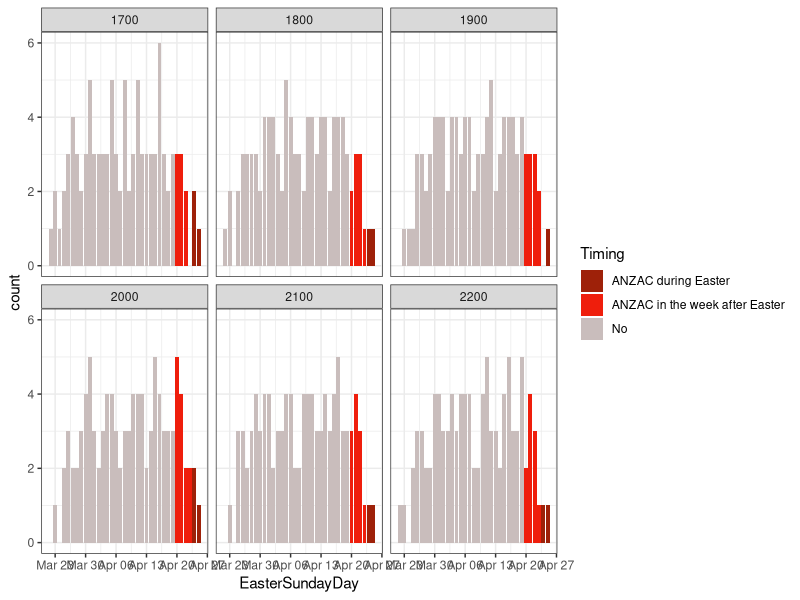
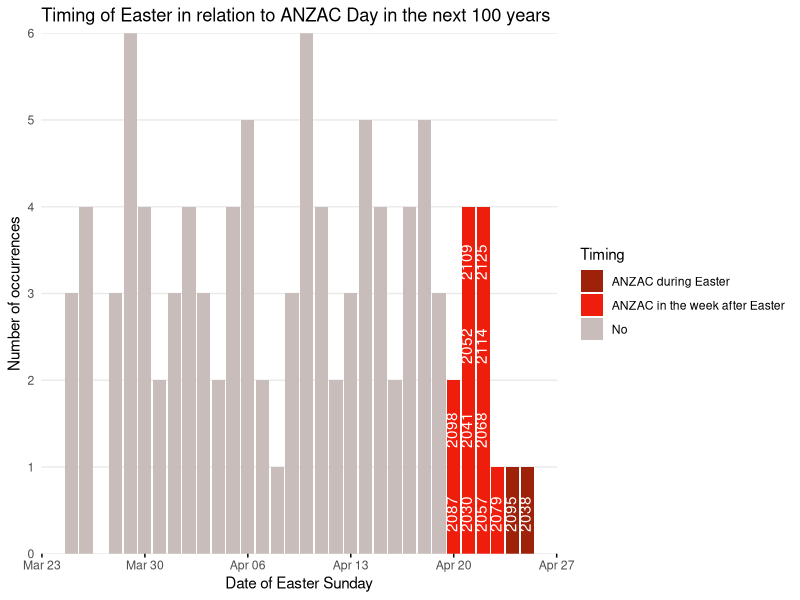

Reproduce these figures in R, in order.
## File for working out when ANZAC Day would be in the week after Easter.
## Emily Harvey 29/3/2019
## Could do with tidying up, but seems to work...


# Set up and  Calculations ------------------------------------------------------------

library(tidyverse)
library(lubridate)


#load data
easter_data <- read_csv('Easterdates.csv')


# transform date into the right form
EasterSunday <- easter_data %>%
  mutate(EasterSundayDate=paste(Day,Month,Year, sep='-')) %>%
  mutate(EasterSundayDate=as.Date(EasterSundayDate, format =c("%d-%m-%Y"))) %>%
  arrange(EasterSundayDate) %>%
  select(EasterSundayDate)


# in order to compare dates we need to strip out the year 
# it will default to this year (as it needs a year...?), but as long as they are all the same that's fine - no issues with leap years in Mar/Apr dates
anzac_calcs <- EasterSunday %>%
  mutate(EasterSundayDay = as.Date(paste(day(EasterSundayDate),month(EasterSundayDate),sep='-'), format =c("%d-%m")),
         ANZACDay = as.Date("25-04", format =c("%d-%m")))

# calculate when ANZAC is during or the week after Easter
anzac_calcs <- anzac_calcs %>%
  mutate(Timing = case_when(
    (ANZACDay < EasterSundayDay+2) & (ANZACDay > EasterSundayDay-3) ~ "ANZAC during Easter",
    (EasterSundayDay > as.Date("19-04", format =c("%d-%m")))  ~ "ANZAC in the week after Easter",
    TRUE ~ "No"
  ) )

# looking at the pattern over full dataset -----------

# add variable for which century
anzac_calcs <- anzac_calcs %>%
  mutate(century=paste0(str_trunc(year(EasterSundayDate),2,"right",ellipsis=""),"00"))

#plot for each century
ggplot(anzac_calcs, aes(EasterSundayDay, ..count..)) +
  geom_bar(aes(fill=Timing))+
  scale_fill_manual(values=c("#9E2109", "#EF1E0C","#C9BDBC"))+
  facet_wrap(~century)+
  theme_bw()

# looking at just the next 100 years -----------

#create the subset (could change to > or < 100 manually?)
century <- anzac_calcs %>%
  mutate(Year = year(EasterSundayDate))%>%
  filter(Year >(year(EasterSundayDay)-1) & Year<(year(EasterSundayDay)+100))

# create the text for the labels on the bar plot
labels <- century %>%
  filter(Timing != "No") %>%
  group_by(EasterSundayDay) %>%
  summarise(years = list(Year))


p <- ggplot(century, aes(EasterSundayDay, ..count..)) +
  geom_bar(aes(fill=Timing))+
  scale_fill_manual(values=c("#9E2109", "#EF1E0C","#C9BDBC"))+
  theme_minimal()+
  scale_y_discrete(name ="Number of occurrences", 
                   limits=c(0:6), expand = c(0,0))+
  scale_x_date(name ="Date of Easter Sunday")+
  ggtitle("Timing of Easter in relation to ANZAC Day in the next 100 years")+
  theme(panel.grid.major.x = element_blank(),
        panel.grid.minor.x = element_blank(),
        axis.ticks.x = element_line())

for (day in seq(nrow(labels))) {
  p <- p + annotate("text",x=labels$EasterSundayDay[day], y=0.25, label=paste(unlist(labels$years[day]), collapse = "            "), 
                    vjust = 0.3, hjust = 0, angle = 90, colour="white")
}

p
